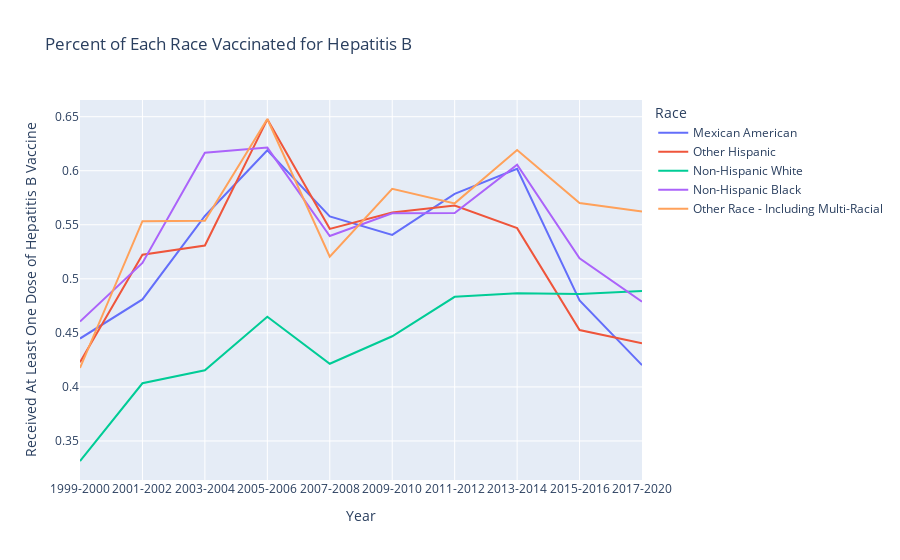

This figure's notebook cell:
### Code cell
import plotly.express as px
import seaborn as sns
import matplotlib.pyplot as plt
%matplotlib inline

fig = px.line(percent_vaccinated_all,
              x="Year",
              y="Received At Least One Dose of Hepatitis B Vaccine",
              color="Race",
              title="Percent of Each Race Vaccinated for Hepatitis B"
              )
newnames = {"1.0":"Mexican American",
                "2.0":"Other Hispanic",
                "3.0":"Non-Hispanic White",
                "4.0":"Non-Hispanic Black",
                "5.0":"Other Race - Including Multi-Racial"}
fig = fig.for_each_trace(lambda t: t.update(name = newnames[t.name],
                                      legendgroup = newnames[t.name],
                                      hovertemplate = t.hovertemplate.replace(t.name, newnames[t.name])
                                    )
                        )
fig.write_html("./HTML_Graphs/Percent_Vaccinated_By_Race_Over_Time.html")
fig.show()

### Figure 1 — Plotly figure (JSON) as saved in the notebook; plotly's stock layout.template omitted (floating-point values rounded to 4 significant figures)
{"data": [{"hovertemplate": "Race=Mexican American<br>Year=%{x}<br>Received At Least One Dose of Hepatitis B Vaccine=%{y}<extra></extra>", "legendgroup": "Mexican American", "line": {"color": "#636efa", "dash": "solid"}, "marker": {"symbol": "circle"}, "mode": "lines", "name": "Mexican American", "orientation": "v", "showlegend": true, "type": "scatter", "x": ["1999-2000", "2001-2002", "2003-2004", "2005-2006", "2007-2008", "2009-2010", "2011-2012", "2013-2014", "2015-2016", "2017-2020"], "xaxis": "x", "y": [0.4447, 0.4809, 0.5582, 0.6189, 0.5577, 0.5407, 0.5786, 0.6017, 0.48, 0.4201], "yaxis": "y"}, {"hovertemplate": "Race=Other Hispanic<br>Year=%{x}<br>Received At Least One Dose of Hepatitis B Vaccine=%{y}<extra></extra>", "legendgroup": "Other Hispanic", "line": {"color": "#EF553B", "dash": "solid"}, "marker": {"symbol": "circle"}, "mode": "lines", "name": "Other Hispanic", "orientation": "v", "showlegend": true, "type": "scatter", "x": ["1999-2000", "2001-2002", "2003-2004", "2005-2006", "2007-2008", "2009-2010", "2011-2012", "2013-2014", "2015-2016", "2017-2020"], "xaxis": "x", "y": [0.4228, 0.5222, 0.5308, 0.6476, 0.5462, 0.5613, 0.5678, 0.5469, 0.4526, 0.4404], "yaxis": "y"}, {"hovertemplate": "Race=Non-Hispanic White<br>Year=%{x}<br>Received At Least One Dose of Hepatitis B Vaccine=%{y}<extra></extra>", "legendgroup": "Non-Hispanic White", "line": {"color": "#00cc96", "dash": "solid"}, "marker": {"symbol": "circle"}, "mode": "lines", "name": "Non-Hispanic White", "orientation": "v", "showlegend": true, "type": "scatter", "x": ["1999-2000", "2001-2002", "2003-2004", "2005-2006", "2007-2008", "2009-2010", "2011-2012", "2013-2014", "2015-2016", "2017-2020"], "xaxis": "x", "y": [0.3315, 0.4034, 0.4154, 0.4649, 0.4214, 0.4468, 0.4834, 0.4867, 0.486, 0.4887], "yaxis": "y"}, {"hovertemplate": "Race=Non-Hispanic Black<br>Year=%{x}<br>Received At Least One Dose of Hepatitis B Vaccine=%{y}<extra></extra>", "legendgroup": "Non-Hispanic Black", "line": {"color": "#ab63fa", "dash": "solid"}, "marker": {"symbol": "circle"}, "mode": "lines", "name": "Non-Hispanic Black", "orientation": "v", "showlegend": true, "type": "scatter", "x": ["1999-2000", "2001-2002", "2003-2004", "2005-2006", "2007-2008", "2009-2010", "2011-2012", "2013-2014", "2015-2016", "2017-2020"], "xaxis": "x", "y": [0.4605, 0.5147, 0.6166, 0.6214, 0.5396, 0.5606, 0.5609, 0.6056, 0.519, 0.4788], "yaxis": "y"}, {"hovertemplate": "Race=Other Race - Including Multi-Racial<br>Year=%{x}<br>Received At Least One Dose of Hepatitis B Vaccine=%{y}<extra></extra>", "legendgroup": "Other Race - Including Multi-Racial", "line": {"color": "#FFA15A", "dash": "solid"}, "marker": {"symbol": "circle"}, "mode": "lines", "name": "Other Race - Including Multi-Racial", "orientation": "v", "showlegend": true, "type": "scatter", "x": ["1999-2000", "2001-2002", "2003-2004", "2005-2006", "2007-2008", "2009-2010", "2011-2012", "2013-2014", "2015-2016", "2017-2020"], "xaxis": "x", "y": [0.4175, 0.5534, 0.5536, 0.6479, 0.5204, 0.5832, 0.5698, 0.6192, 0.5701, 0.5623], "yaxis": "y"}], "layout": {"legend": {"title": {"text": "Race"}, "tracegroupgap": 0}, "title": {"text": "Percent of Each Race Vaccinated for Hepatitis B"}, "xaxis": {"anchor": "y", "domain": [0, 1], "title": {"text": "Year"}}, "yaxis": {"anchor": "x", "domain": [0, 1], "title": {"text": "Received At Least One Dose of Hepatitis B Vaccine"}}}}
